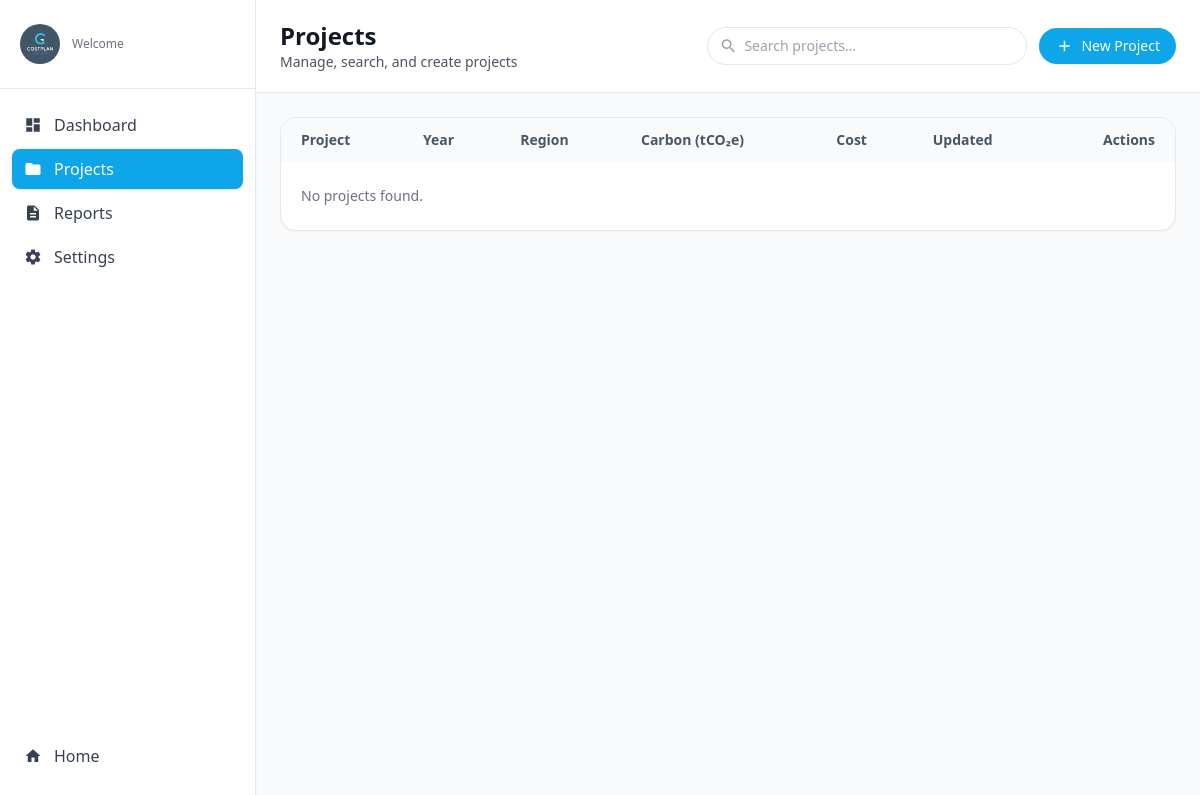
Before: /projects/ (signed in) with the older database file.
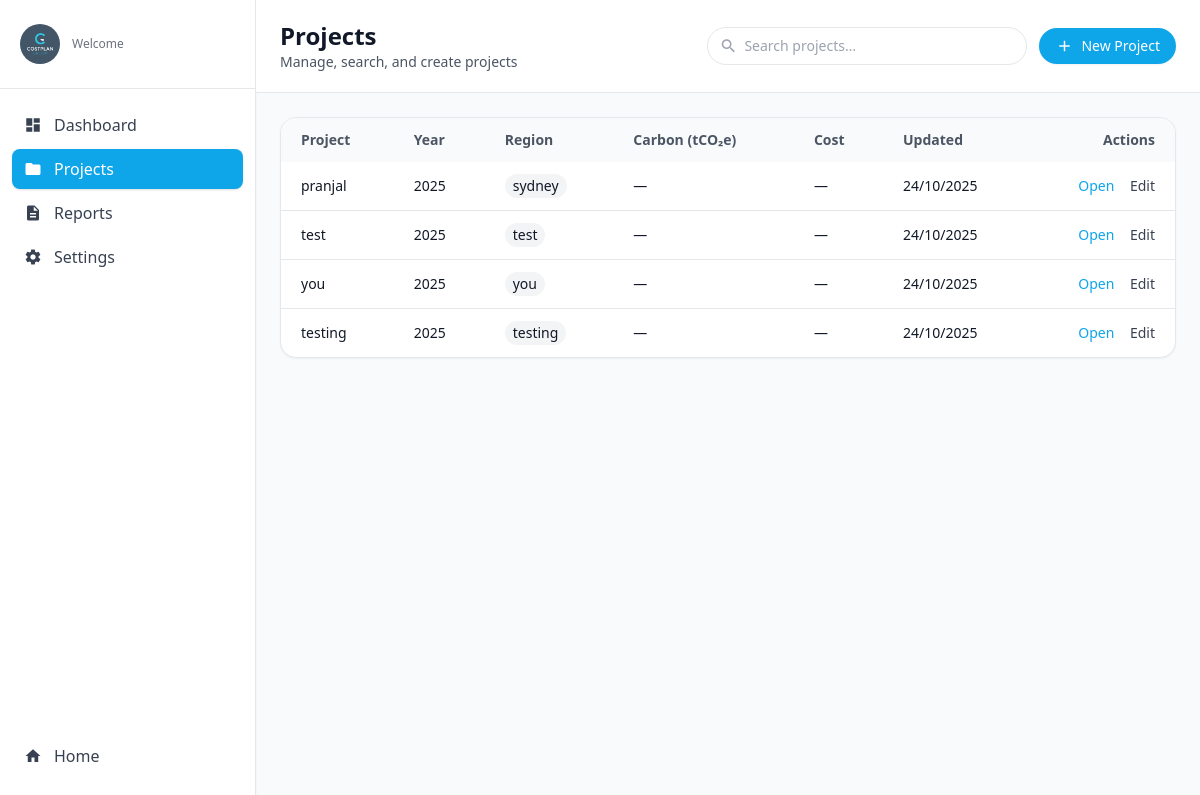
After: the same page with the newer database file.
### app1/models.py (models this page shows, shortened)
class Metrics(models.Model):
    id = models.AutoField(primary_key=True)
    user = models.ForeignKey('auth.User', on_delete=models.SET_NULL, null=True, blank=True, related_name="metrics")
    project_code = models.CharField(max_length=120, null=True, blank=True)  # Free-form link to a project
    building_type = models.CharField(max_length=120, null=True, blank=True)
    roof_area_m2 = models.DecimalField(max_digits=12, decimal_places=2, null=True, blank=True)
    roof_percent_gifa = models.DecimalField(max_digits=6, decimal_places=2, null=True, blank=True)
    basement_present = models.BooleanField(default=False)
    basement_size_m2 = models.DecimalField(max_digits=12, decimal_places=2, null=True, blank=True)
    basement_percent_gifa = models.DecimalField(max_digits=6, decimal_places=2, null=True, blank=True)
    num_apartments = models.PositiveIntegerField(null=True, blank=True)
    num_keys = models.PositiveIntegerField(null=True, blank=True)
    num_wcs = models.PositiveIntegerField(null=True, blank=True)
    gifa_m2 = models.DecimalField("GIFA (m²)", max_digits=14, decimal_places=2, null=True, blank=True)
    external_wall_area_m2 = models.DecimalField(max_digits=14, decimal_places=2, null=True, blank=True)
    external_openings_m2 = models.DecimalField(max_digits=14, decimal_places=2, null=True, blank=True)
    building_footprint_m2 = models.DecimalField(max_digits=14, decimal_places=2, null=True, blank=True)
    total_budget_aud = models.DecimalField(max_digits=16, decimal_places=2, null=True, blank=True)
    selected_intervention_ids = models.JSONField(default=list, blank=True)  # Store selected intervention IDs
    project_name = models.CharField(max_length=255, null=True, blank=True)
    location = models.CharField(max_length=255, null=True, blank=True)
    created_at = models.DateTimeField(auto_now_add=True)
    updated_at = models.DateTimeField(auto_now=True)
    class Meta:
        db_table = "Metrics"
        indexes = [
            models.Index(fields=["building_type"]),
            models.Index(fields=["project_code"]),
            models.Index(fields=["created_at"]),
        ]

### app1/views.py (the view)
# urls.py: path('projects/', views.projects_view, name='projects'),  # List of projects
@login_required(login_url='login')
def projects_view(request: HttpRequest):
    q = (request.GET.get("q") or "").strip()
    user_profile = getattr(request.user, "userprofile", None)
    is_admin_user = user_profile and user_profile.user_type == "admin"
    if is_admin_user:
        qs = Metrics.objects.all().order_by("-updated_at", "-created_at")
    else:
        qs = Metrics.objects.filter(user=_resolve_app_user(request)).order_by(
            "-updated_at", "-created_at"
        )
    if q:
        qs = qs.filter(
            Q(project_name__icontains=q)
            | Q(building_type__icontains=q)
            | Q(location__icontains=q)
        )
    return render(request, "projects.html", {"projects": qs, "query": q})

### app1/context_processors.py (called while the page is built)
def theme_context(request):
    current_theme = request.session.get('user_theme', 'light')
    return {
        'current_theme': current_theme,  # Theme used in templates
        'user_theme': current_theme,     # Duplicate key for backward compatibility
    }

### app1/views.py (called while the page is built)
def _resolve_app_user(request: HttpRequest) -> Optional[AppUser]:
    user = getattr(request, "user", None)
    if not getattr(user, "is_authenticated", False):
        return None
    if getattr(user, "username", None):
        hit = AppUser.objects.filter(username=user.username).first()
        if hit:
            return hit
    if getattr(user, "email", None):
        hit = AppUser.objects.filter(email=user.email).first()
        if hit:
            return hit
    return None

### app1/templates/projects.html (shortened to what the changed rows need)
{% load static %}
{% load humanize %}
<!DOCTYPE html>
<html lang="en">
<head>
  <script src="https://cdn.tailwindcss.com"></script>
</head>
<body class="min-h-screen bg-gray-50 text-gray-900">
  <div class="flex min-h-screen">
    <main class="flex-1">
      <header class="bg-white border-b">
        <div class="max-w-7xl mx-auto px-6 py-5">
          <div class="flex flex-col gap-4 md:flex-row md:items-center md:justify-between">
            <div>
              <h1 class="text-2xl font-semibold">Projects</h1>
            </div>
          </div>
        </div>
      </header>
      <div class="max-w-7xl mx-auto px-6 py-6">
        <section class="bg-white border rounded-2xl shadow-sm overflow-x-auto">
          <table class="min-w-full text-sm">
            <thead class="bg-gray-50 text-gray-600">
              <tr>
                <th class="text-left px-5 py-3">Project</th>
                <th class="text-left px-5 py-3">Year</th>
                <th class="text-left px-5 py-3">Region</th>
                <th class="text-left px-5 py-3">Carbon (tCO₂e)</th>
                <th class="text-left px-5 py-3">Cost</th>
                <th class="text-left px-5 py-3">Updated</th>
                <th class="text-right px-5 py-3">Actions</th>
              </tr>
            </thead>
            <tbody id="projectRows" class="divide-y">
              {% for p in projects %}
              <tr class="hover:bg-gray-50" data-name="{{ p.project_name|default_if_none:'' }}">
                <td class="px-5 py-3 font-medium">
                  <a href="{% url 'project_detail' p.id %}" class="hover:underline">
                    {% if p.project_name %}{{ p.project_name }}{% else %}Project #{{ p.id }}{% endif %}
                  </a>
                </td>
                <td class="px-5 py-3">
                  {% if p.updated_at %}{{ p.updated_at|date:"Y" }}
                  {% elif p.created_at %}{{ p.created_at|date:"Y" }}
                  {% else %}—{% endif %}
                </td>
                <td class="px-5 py-3">
                  <span class="inline-flex items-center rounded-full bg-gray-100 px-2 py-0.5">
                    {{ p.location|default:"—" }}
                  </span>
                </td>
                <td class="px-5 py-3">—</td>
                <td class="px-5 py-3">
                  {% if p.estimated_auto_budget_aud %}
                    ${{ p.estimated_auto_budget_aud|floatformat:0|intcomma }}
                  {% else %}—{% endif %}
                </td>
                <td class="px-5 py-3">
                  {% if p.updated_at %}{{ p.updated_at|date:"d/m/Y" }}
                  {% elif p.created_at %}{{ p.created_at|date:"d/m/Y" }}
                  {% else %}—{% endif %}
                </td>
                <td class="px-5 py-3 space-x-3 text-right">
                  <a href="{% url 'project_detail' p.id %}" class="text-brand hover:text-brand-700">Open</a>
                  <a href="{% url 'project_detail' p.id %}?edit=1" class="text-gray-700 hover:text-gray-900">Edit</a>
                </td>
              </tr>
              {% empty %}
              <tr>
                <td colspan="7" class="px-5 py-6 text-gray-500">No projects found.</td>
              </tr>
              {% endfor %}
            </tbody>
          </table>
        </section>
      </div>
    </main>
  </div>
</body>
</html>

Changed rows visible on the page:
added Metrics: project_name "pranjal", updated_at "2025", location "sydney", updated_at "24/10/2025"
added Metrics: project_name "test", updated_at "2025", location "test", updated_at "24/10/2025"
added Metrics: project_name "you", updated_at "2025", location "you", updated_at "24/10/2025"
added Metrics: project_name "testing", updated_at "2025", location "testing", updated_at "24/10/2025"
Other visible differences:
text no longer shown: "No projects found."
